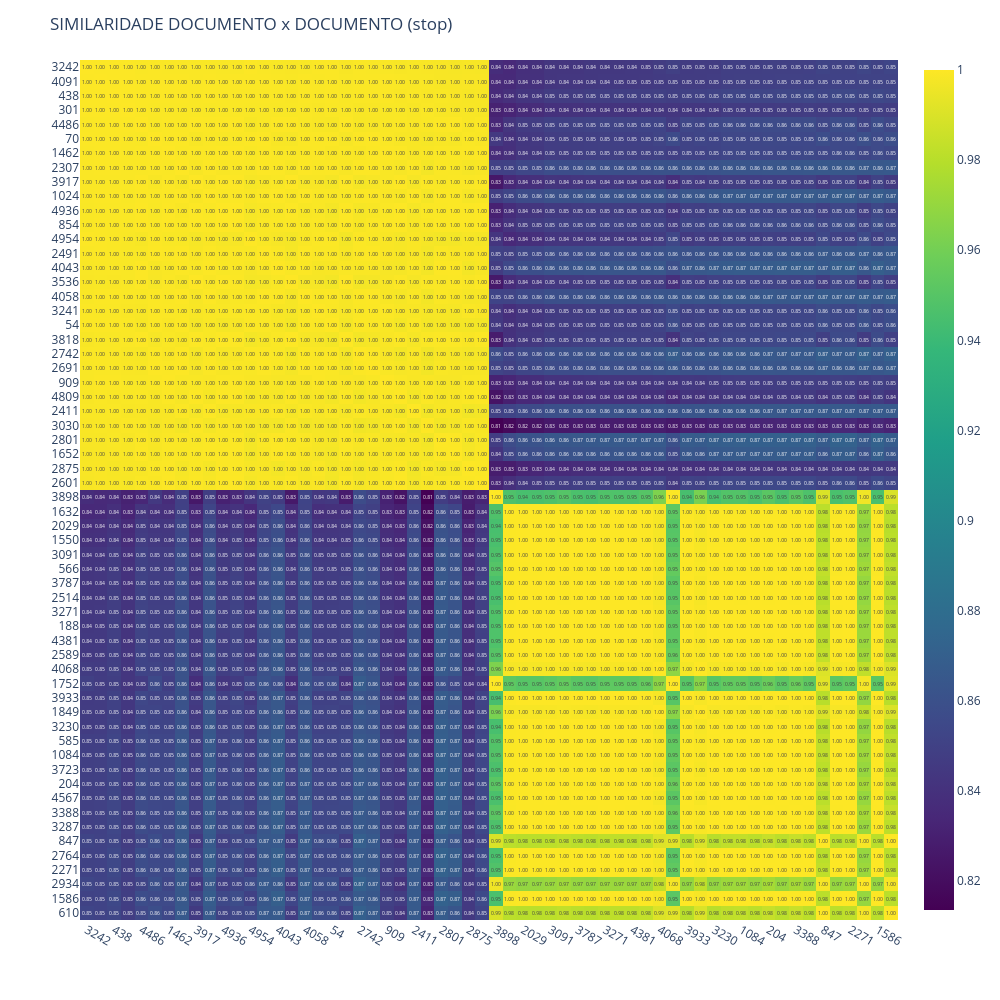
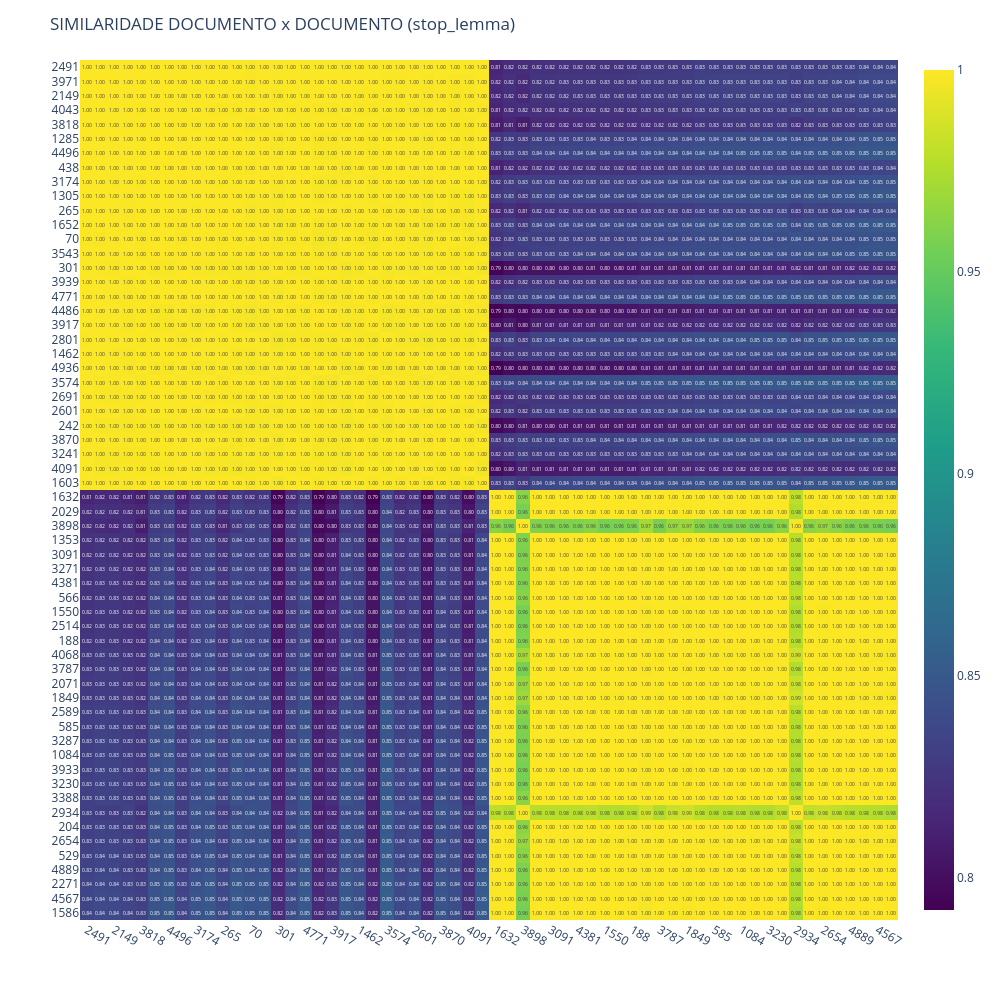
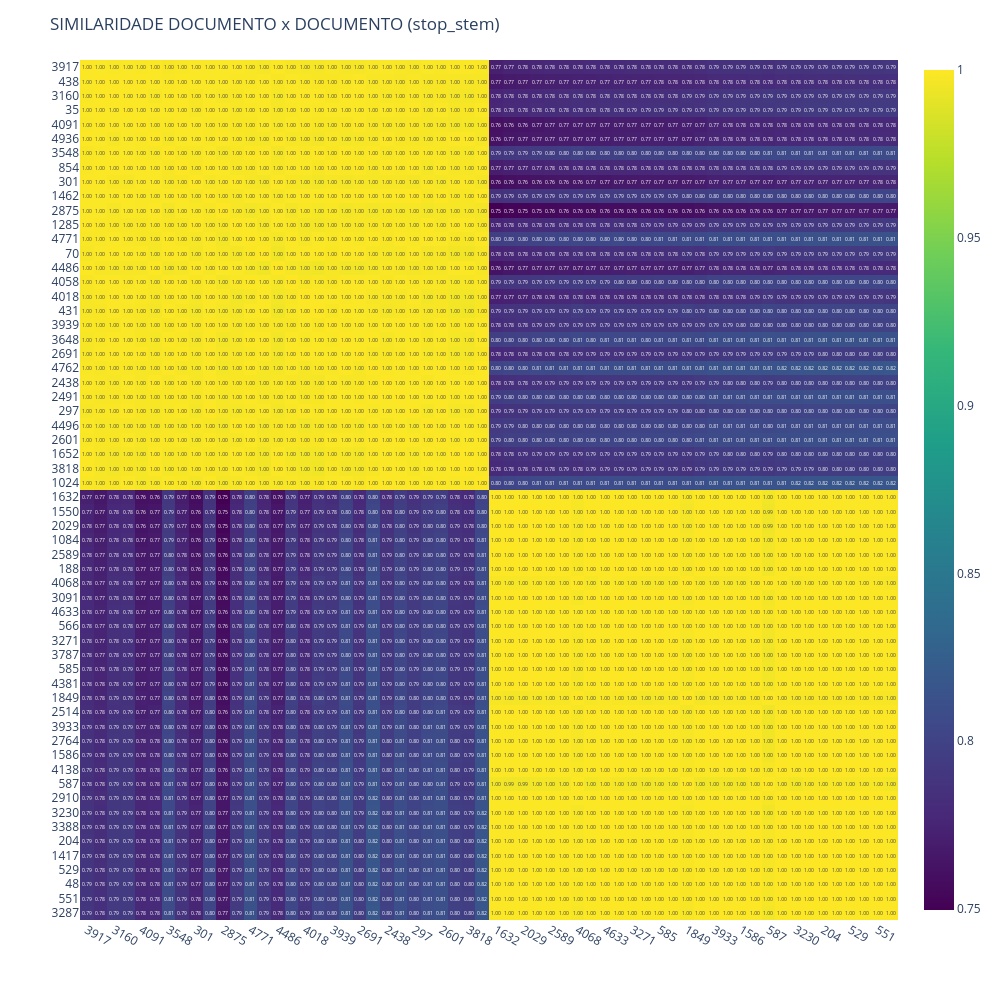

The cell these charts' notebook holds for them, in order:
### Code cell
env_path = Path("..") / ".env"
load_dotenv(dotenv_path=env_path)

nome_arquivo = os.getenv("NOMALIZED_FILE_NAME")

caminho_csv = Path("..") / "data_output" / nome_arquivo

df = pd.read_csv(caminho_csv)

analisar_similaridade_w2v(
    df=df
)

### Figure 1 — Plotly figure (JSON) as saved in the notebook; plotly's stock layout.template omitted (floating-point values rounded to 4 significant figures; data arrays with more than 128 entries replaced by an {"elided": "..."} marker saying what was removed)
{"data": [{"coloraxis": "coloraxis", "customdata": {"elided": "60x60x2 str values"}, "hovertemplate": "<b>Texto Linha:</b><br>%{customdata[0]}<br><br><b>Texto Coluna:</b><br>%{customdata[1]}<br><br><b>Similaridade:</b> %{z:.4f}<br><extra></extra>", "name": "0", "texttemplate": "%{z:.2f}", "type": "heatmap", "x": ["3242", "4091", "438", "301", "4486", "70", "1462", "2307", "3917", "1024", "4936", "854", "4954", "2491", "4043", "3536", "4058", "3241", "54", "3818", "2742", "2691", "909", "4809", "2411", "3030", "2801", "1652", "2875", "2601", "3898", "1632", "2029", "1550", "3091", "566", "3787", "2514", "3271", "188", "4381", "2589", "4068", "1752", "3933", "1849", "3230", "585", "1084", "3723", "204", "4567", "3388", "3287", "847", "2764", "2271", "2934", "1586", "610"], "xaxis": "x", "y": ["3242", "4091", "438", "301", "4486", "70", "1462", "2307", "3917", "1024", "4936", "854", "4954", "2491", "4043", "3536", "4058", "3241", "54", "3818", "2742", "2691", "909", "4809", "2411", "3030", "2801", "1652", "2875", "2601", "3898", "1632", "2029", "1550", "3091", "566", "3787", "2514", "3271", "188", "4381", "2589", "4068", "1752", "3933", "1849", "3230", "585", "1084", "3723", "204", "4567", "3388", "3287", "847", "2764", "2271", "2934", "1586", "610"], "yaxis": "y", "z": {"elided": "60x60 float values"}}], "layout": {"coloraxis": {"colorscale": [[0, "#440154"], [0.1111, "#482878"], [0.2222, "#3e4989"], [0.3333, "#31688e"], [0.4444, "#26828e"], [0.5556, "#1f9e89"], [0.6667, "#35b779"], [0.7778, "#6ece58"], [0.8889, "#b5de2b"], [1, "#fde725"]]}, "height": 1000, "margin": {"t": 60}, "title": {"text": "SIMILARIDADE DOCUMENTO x DOCUMENTO (stop)"}, "width": 1000, "xaxis": {"anchor": "y", "domain": [0, 1]}, "yaxis": {"anchor": "x", "autorange": "reversed", "domain": [0, 1]}}}

### Figure 2 — Plotly figure (JSON) as saved in the notebook; plotly's stock layout.template omitted (floating-point values rounded to 4 significant figures; data arrays with more than 128 entries replaced by an {"elided": "..."} marker saying what was removed)
{"data": [{"coloraxis": "coloraxis", "customdata": {"elided": "60x60x2 str values"}, "hovertemplate": "<b>Texto Linha:</b><br>%{customdata[0]}<br><br><b>Texto Coluna:</b><br>%{customdata[1]}<br><br><b>Similaridade:</b> %{z:.4f}<br><extra></extra>", "name": "0", "texttemplate": "%{z:.2f}", "type": "heatmap", "x": ["2491", "3971", "2149", "4043", "3818", "1285", "4496", "438", "3174", "1305", "265", "1652", "70", "3543", "301", "3939", "4771", "4486", "3917", "2801", "1462", "4936", "3574", "2691", "2601", "242", "3870", "3241", "4091", "1603", "1632", "2029", "3898", "1353", "3091", "3271", "4381", "566", "1550", "2514", "188", "4068", "3787", "2071", "1849", "2589", "585", "3287", "1084", "3933", "3230", "3388", "2934", "204", "2654", "529", "4889", "2271", "4567", "1586"], "xaxis": "x", "y": ["2491", "3971", "2149", "4043", "3818", "1285", "4496", "438", "3174", "1305", "265", "1652", "70", "3543", "301", "3939", "4771", "4486", "3917", "2801", "1462", "4936", "3574", "2691", "2601", "242", "3870", "3241", "4091", "1603", "1632", "2029", "3898", "1353", "3091", "3271", "4381", "566", "1550", "2514", "188", "4068", "3787", "2071", "1849", "2589", "585", "3287", "1084", "3933", "3230", "3388", "2934", "204", "2654", "529", "4889", "2271", "4567", "1586"], "yaxis": "y", "z": {"elided": "60x60 float values"}}], "layout": {"coloraxis": {"colorscale": [[0, "#440154"], [0.1111, "#482878"], [0.2222, "#3e4989"], [0.3333, "#31688e"], [0.4444, "#26828e"], [0.5556, "#1f9e89"], [0.6667, "#35b779"], [0.7778, "#6ece58"], [0.8889, "#b5de2b"], [1, "#fde725"]]}, "height": 1000, "margin": {"t": 60}, "title": {"text": "SIMILARIDADE DOCUMENTO x DOCUMENTO (stop_lemma)"}, "width": 1000, "xaxis": {"anchor": "y", "domain": [0, 1]}, "yaxis": {"anchor": "x", "autorange": "reversed", "domain": [0, 1]}}}

### Figure 3 — Plotly figure (JSON) as saved in the notebook; plotly's stock layout.template omitted (floating-point values rounded to 4 significant figures; data arrays with more than 128 entries replaced by an {"elided": "..."} marker saying what was removed)
{"data": [{"coloraxis": "coloraxis", "customdata": {"elided": "60x60x2 str values"}, "hovertemplate": "<b>Texto Linha:</b><br>%{customdata[0]}<br><br><b>Texto Coluna:</b><br>%{customdata[1]}<br><br><b>Similaridade:</b> %{z:.4f}<br><extra></extra>", "name": "0", "texttemplate": "%{z:.2f}", "type": "heatmap", "x": ["3917", "438", "3160", "35", "4091", "4936", "3548", "854", "301", "1462", "2875", "1285", "4771", "70", "4486", "4058", "4018", "431", "3939", "3648", "2691", "4762", "2438", "2491", "297", "4496", "2601", "1652", "3818", "1024", "1632", "1550", "2029", "1084", "2589", "188", "4068", "3091", "4633", "566", "3271", "3787", "585", "4381", "1849", "2514", "3933", "2764", "1586", "4138", "587", "2910", "3230", "3388", "204", "1417", "529", "48", "551", "3287"], "xaxis": "x", "y": ["3917", "438", "3160", "35", "4091", "4936", "3548", "854", "301", "1462", "2875", "1285", "4771", "70", "4486", "4058", "4018", "431", "3939", "3648", "2691", "4762", "2438", "2491", "297", "4496", "2601", "1652", "3818", "1024", "1632", "1550", "2029", "1084", "2589", "188", "4068", "3091", "4633", "566", "3271", "3787", "585", "4381", "1849", "2514", "3933", "2764", "1586", "4138", "587", "2910", "3230", "3388", "204", "1417", "529", "48", "551", "3287"], "yaxis": "y", "z": {"elided": "60x60 float values"}}], "layout": {"coloraxis": {"colorscale": [[0, "#440154"], [0.1111, "#482878"], [0.2222, "#3e4989"], [0.3333, "#31688e"], [0.4444, "#26828e"], [0.5556, "#1f9e89"], [0.6667, "#35b779"], [0.7778, "#6ece58"], [0.8889, "#b5de2b"], [1, "#fde725"]]}, "height": 1000, "margin": {"t": 60}, "title": {"text": "SIMILARIDADE DOCUMENTO x DOCUMENTO (stop_stem)"}, "width": 1000, "xaxis": {"anchor": "y", "domain": [0, 1]}, "yaxis": {"anchor": "x", "autorange": "reversed", "domain": [0, 1]}}}
